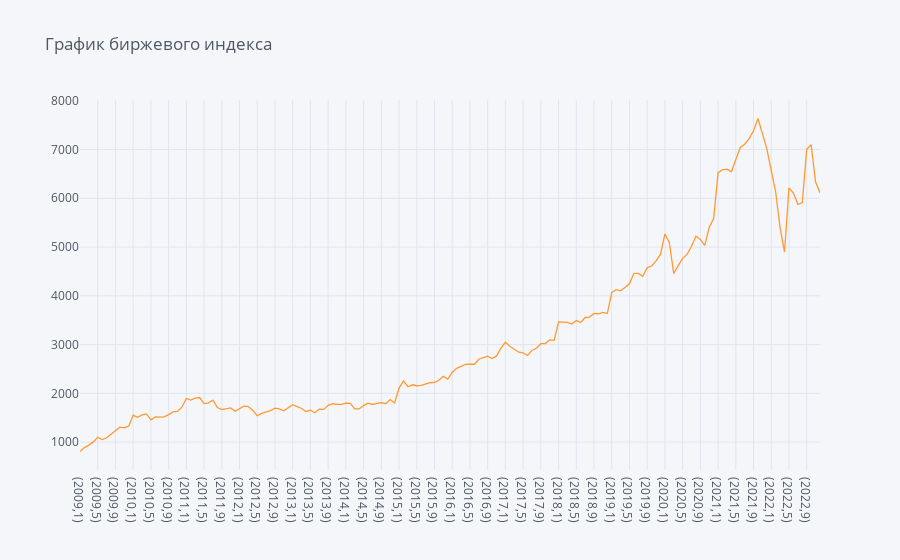

Source (notebook cell):
### Code cell
plt.figure(figsize=(20,10))
mcftr.groupby(['dt_y', 'dt_m' ])['F2'].agg('mean').iplot(title='График биржевого индекса')

### Figure 1 — Plotly figure (JSON) as saved in the notebook; plotly's stock layout.template omitted (floating-point values rounded to 4 significant figures; data arrays with more than 128 entries replaced by an {"elided": "..."} marker saying what was removed)
{"data": [{"line": {"color": "rgba(255, 153, 51, 1.0)", "dash": "solid", "shape": "linear", "width": 1.3}, "mode": "lines", "name": "F2", "text": "", "type": "scatter", "x": {"elided": "168 str values"}, "y": {"elided": "168 float values"}}], "layout": {"legend": {"bgcolor": "#F5F6F9", "font": {"color": "#4D5663"}}, "paper_bgcolor": "#F5F6F9", "plot_bgcolor": "#F5F6F9", "title": {"font": {"color": "#4D5663"}, "text": "График биржевого индекса"}, "xaxis": {"gridcolor": "#E1E5ED", "showgrid": true, "tickfont": {"color": "#4D5663"}, "title": {"font": {"color": "#4D5663"}, "text": ""}, "zerolinecolor": "#E1E5ED"}, "yaxis": {"gridcolor": "#E1E5ED", "showgrid": true, "tickfont": {"color": "#4D5663"}, "title": {"font": {"color": "#4D5663"}, "text": ""}, "zerolinecolor": "#E1E5ED"}}}
